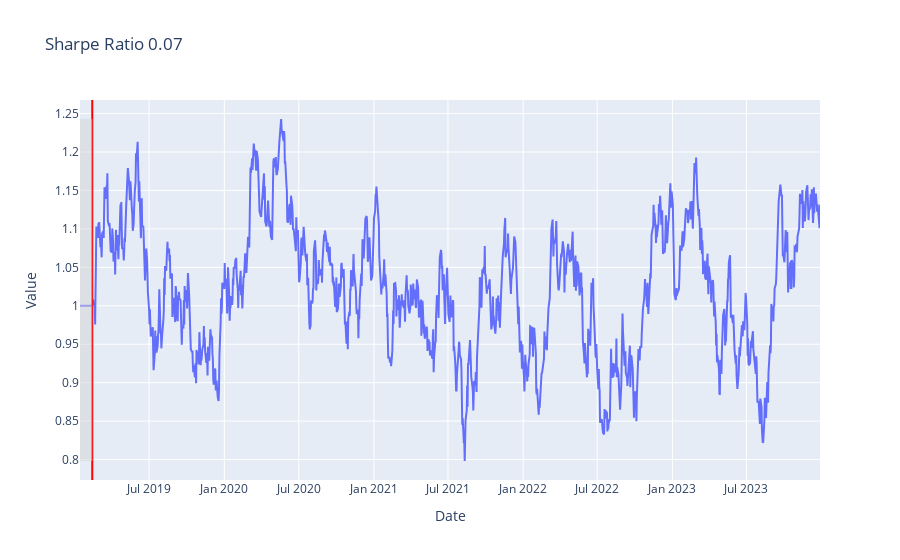

Here is the notebook cell this chart was saved with:
### Code cell
trader = ag.Trading(train,test)
bt = btest.Backtester(trader, bp.BuyAndHold())
bt.summary()

### Figure 1 — Plotly figure (JSON) as saved in the notebook; plotly's stock layout.template omitted (floating-point values rounded to 4 significant figures; data arrays with more than 128 entries replaced by an {"elided": "..."} marker saying what was removed)
{"data": [{"mode": "lines", "name": "Cumulative Returns", "type": "scatter", "x": {"elided": "1303 str values"}, "y": {"elided": "1303 float values"}}], "layout": {"shapes": [{"line": {"color": "Red", "width": 2}, "name": "End of Lookback", "type": "line", "x0": "2019-02-12T00:00:00", "x1": "2019-02-12T00:00:00", "xref": "x", "y0": 0, "y1": 1, "yref": "y domain"}, {"fillcolor": "lightgrey", "line": {"width": 0}, "opacity": 0.5, "type": "rect", "x0": "2019-01-13T00:00:00", "x1": "2019-02-12T00:00:00", "y0": 0.7982, "y1": 1.243}], "title": {"text": "Sharpe Ratio 0.07"}, "xaxis": {"title": {"text": "Date"}}, "yaxis": {"title": {"text": "Value"}}}}
